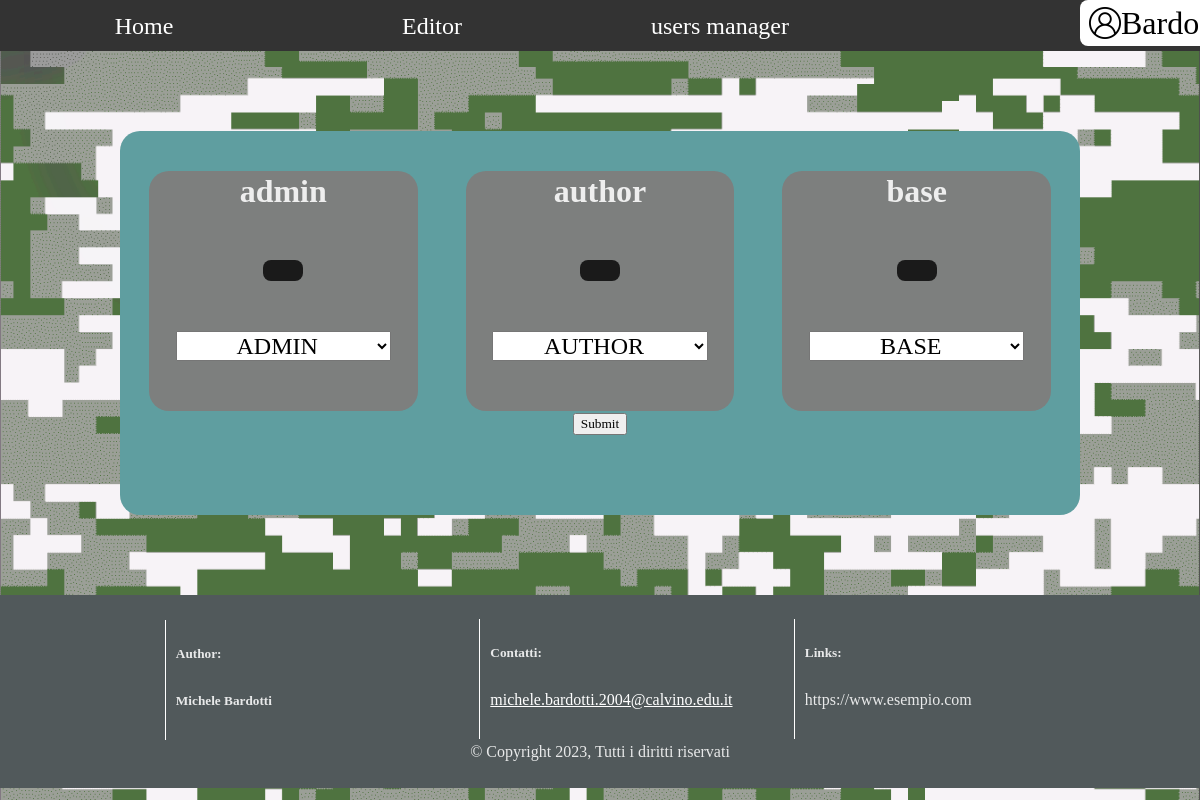
The page /manager.php (signed in) on the database its author committed.
### tables this page shows
CREATE TABLE utenti (
  username varchar(50) NOT NULL,
  email varchar(50) DEFAULT NULL,
  password varchar(255) DEFAULT NULL,
  ruolo varchar(255) DEFAULT "BASE"
);

### manager.php (the view, shortened to what this page needs)
<?php
$pdo = new PDO("mysql:host=localhost; dbname=blog", "root", "");
?>
<!DOCTYPE html>
<html lang="it">
<head>
    <link rel="stylesheet" href="./css/common.css">
    <link rel="stylesheet" href="./css/manager.css">
</head>
<body>
    <div id="root">
        <div>
        <nav>
            <ul>
                <li><a href="./index.php">Home</a></li>
                <li>
                    <?php
                    if(!empty($_SESSION['user'])){
                        $text = "SELECT ruolo FROM utenti WHERE username = ?";
                        $query= $pdo->prepare($text);
                        $query->execute([$_SESSION['user']]);
                        $row = $query->fetch();
                        if($row['ruolo']=='ADMIN' || $row['ruolo']=='AUTHOR'){
                            echo '<a href="./editor.php">Editor</a>';
                        }else{
                            $title = "'ALT!'";
                            $content = "'Questa sezione è accessibile solo alle persone autorizzate. Vuoi richiedere un ruolo da autore o admin?'";
                            echo '<a onclick="customAlert.alert('.$content.','.$title.')">Editor</a>';
                        }
                    }
                    ?>
                </li>
                <li><?php
                    if(!empty($_SESSION['user'])){
                        $text = "SELECT ruolo FROM utenti WHERE username = ?";
                        $query= $pdo->prepare($text);
                        $query->execute([$_SESSION['user']]);
                        $row = $query->fetch();
                        if($row['ruolo']=='ADMIN'){
                            echo '<a href="./manager.php">users manager</a>';
                        }
                    }
                    ?>
                </li>
                <li id="logli"><div id="loginBtn"
                ><img src="./img/account.png" alt="">
                <?php
                    if(!empty($_SESSION['user'])){
                        echo '<p>'.$_SESSION["user"]."</p>";
                    }
                    else{
                        echo '<p>Accedi</p>';
                    }
                ?>
                </div>
            </li>
            </ul>
            </nav>
            <div class="App">
            <div id='bodyManager'>
                <div id="container">
                    <?php
                    try{
                        $text = "SELECT username, ruolo FROM utenti WHERE username NOT LIKE ? ORDER BY username";
                        $query= $pdo->prepare($text);
                        $query->execute([$_SESSION['user']]);
                        $row = $query->fetchAll();
                    }
                        catch (PDOException $e){
                        echo "Nessun utente modificabile: solo tu sei registrato quì".$e;
                        exit();
                    }
                    if ($row != null) {
                        for($i=0;$i<sizeof($row);$i++){
                            echo "<div class='top' id='1'>
                            <h3 id='titleArtSec'>".$row[$i]['username']."</h3>
                            <input type='hidden' name='username".$i."' value='".$row[$i]['username']."' form='roleform'></input>
                            <div class='passBtn'><button id='".$row[$i]['username']."' onclick='passChange(this)'></button></div>
                            <select id='choose' name='rolelist".$i."' form='roleform'>";
                            switch ($row[$i]['ruolo']) {
                                case 'BASE':
                                    echo "<option selected='selected' value='BASE'>BASE</option>
                                    <option value='AUTHOR'>AUTHOR</option>
                                    <option value='ADMIN'>ADMIN</option>";
                                    break;
                                case 'AUTHOR':
                                    echo "<option value='BASE'>BASE</option>
                                    <option selected='selected' value='AUTHOR'>AUTHOR</option>
                                    <option value='ADMIN'>ADMIN</option>";
                                    break;
                                case 'ADMIN':
                                    echo "<option value='BASE'>BASE</option>
                                    <option value='AUTHOR'>AUTHOR</option>
                                    <option selected='selected' value='ADMIN'>ADMIN</option>";
                                    break;
                            }
                            echo "</select>
                            </div>";
                        }
                    }
                    ?>
                    <form action="" onsubmit="return updateProfili(event,this)" method="post" id="roleform" enctype="multipart/form-data">
                        <input id="send" type="submit">
                    </form>
                </div>
            </div>
        </div><footer>
                    <div class="foot" id="crediti">
                        <h5>Author:</h5>
                        <h5>Michele Bardotti</h5>
                    </div>
                    <div class="foot" id="contatti">
                        <h5>Contatti:</h5><a href="mailto:michele.bardotti.2004@calvino.edu.it">michele.bardotti.2004@calvino.edu.it</a>
                    </div>
                    <div class="foot" id="links">
                        <h5>Links:</h5><a>https://www.esempio.com</a>
                    </div>
                    <div>© Copyright 2023, Tutti i diritti riservati</div>
                </footer>
    </div>
</body>
</html>

### css/common.css (style rules this page uses)
* { font-family: font; }
:root { font-family: font; font-size: 16px; line-height: 24px; font-weight: 400; color-scheme: light dark; color: rgba(255, 255, 255, 0.87); background-color: #242424; font-synthesis: none; text-rendering: optimizeLegibility; -webkit-font-smoothing: antialiased; -moz-osx-font-smoothing: grayscale; -webkit-text-size-adjust: 100%; }
#root { position:inherit; width: 100%; text-align: center; }
html { min-height: 100vh; }
body { place-items:initial; min-width: 320px; min-height: 100vh; margin:0; display: flex; flex-direction: column; background-image:url('../img/background1.png'); background-repeat: no-repeat; background-size: cover; }
button { border-radius: 8px; border: 1px solid transparent; padding: 0.6em 1.2em; font-size: 1em; font-weight: 500; font-family: inherit; background-color: #1a1a1a; cursor: pointer; transition: border-color 0.25s; }
nav { z-index: 999; position: sticky; top:0; }
ul { list-style-type: none; margin: 0; padding: 0; overflow: hidden; background-color: #333; }
li { width: 24%; float: left; }
#loginBtn { background-color: white; width: 100%; color: black; display: inline-flex; align-items: center; border-radius: 8px; border: 1px solid transparent; max-height: 4vh; padding: 0.5vw 1vh; font-size: 1em; font-weight: 500; font-family: inherit; cursor: pointer; transition: border-color 0.25s; }
#loginBtn img { max-height: 4vh; height: auto; }
#loginBtn p { text-align: center; font-size: 200%; margin:0; }
li a { font-size: 3vh; min-height: 3vh; padding: 1.7vh 1vw; display: block; color: white; text-align: center; text-decoration: none; transition: background-color 0.5s, color 0.5s; }
#logli { width: 10%; float: right; align-items: baseline; }
footer { margin-top: auto; padding: 2%; background-color: rgb(81, 89, 91); }
.foot { height: 15vh; width: 20%; display: inline-block; text-align: left; padding-left: 10px; border-left: 1px white solid; }
#crediti { margin-right: 3%; }
#contatti { margin-right: 3%; margin-left: 3%; }
#links { margin-left: 3%; }
#contatti a { color:white }

### css/manager.css (style rules this page uses)
#container { margin-top: 10vh; padding-top: 5vh; margin-bottom: 10vh; padding-bottom: 10vh; height: 50%; width: 80%; margin-left: auto; margin-right: auto; background-color: cadetblue; border-radius: 20px; }
.top { height: 30vh; text-overflow: ellipsis; overflow: hidden; display: inline-flex; align-items: flex-start; justify-content: center; flex-wrap: wrap; width: 28%; margin-right: 2.5%; margin-left: 2.5%; background-color: rgb(125,127,126); border-radius: 20px; transition: background-color 0.5s; }
#titleArtSec { font-size: 200%; width: 100%; margin:1vh 0; }
#choose { font-size: 150%; text-align: center; width: 80%; margin:1vh 0; }
.passBtn { width: 100%; }

### rows shown on the page
utenti: username "admin", ruolo "ADMIN"
utenti: username "author", ruolo "AUTHOR"
utenti: username "base", ruolo "BASE"

### other values the page prints
$_SESSION["user"] "Bardo"
